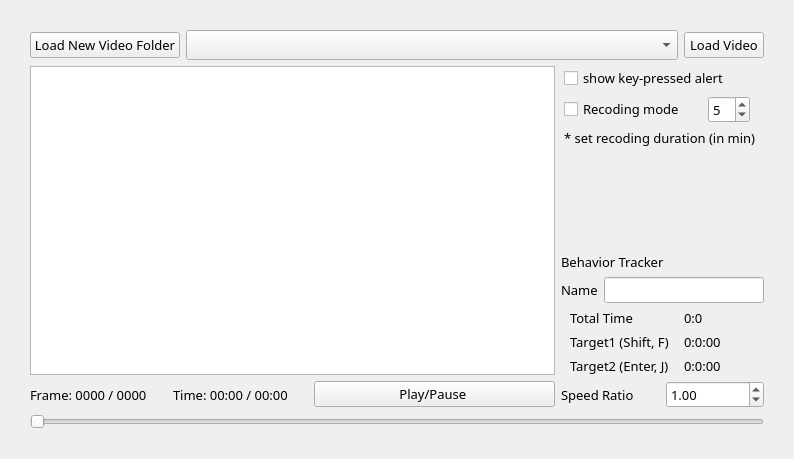
<?xml version="1.0" encoding="UTF-8"?>
<ui version="4.0">
 <class>VideoPlayer</class>
 <widget class="QDialog" name="VideoPlayer">
  <property name="geometry">
   <rect>
    <x>0</x>
    <y>0</y>
    <width>794</width>
    <height>459</height>
   </rect>
  </property>
  <property name="font">
   <font>
    <family>굴림</family>
    <pointsize>10</pointsize>
   </font>
  </property>
  <property name="contextMenuPolicy">
   <enum>Qt::NoContextMenu</enum>
  </property>
  <property name="windowTitle">
   <string>Manual Behavior Tracker</string>
  </property>
  <property name="sizeGripEnabled">
   <bool>false</bool>
  </property>
  <layout class="QGridLayout" name="gridLayout_5">
   <property name="leftMargin">
    <number>30</number>
   </property>
   <property name="topMargin">
    <number>30</number>
   </property>
   <property name="rightMargin">
    <number>30</number>
   </property>
   <property name="bottomMargin">
    <number>30</number>
   </property>
   <item row="0" column="0" colspan="2">
    <layout class="QHBoxLayout" name="horizontalLayout_2">
     <item>
      <widget class="QPushButton" name="loadfolbt">
       <property name="focusPolicy">
        <enum>Qt::NoFocus</enum>
       </property>
       <property name="text">
        <string>Load New Video Folder</string>
       </property>
      </widget>
     </item>
     <item>
      <widget class="QComboBox" name="listvideo">
       <property name="sizePolicy">
        <sizepolicy hsizetype="MinimumExpanding" vsizetype="Fixed">
         <horstretch>0</horstretch>
         <verstretch>0</verstretch>
        </sizepolicy>
       </property>
       <property name="font">
        <font>
         <family>굴림</family>
         <pointsize>11</pointsize>
        </font>
       </property>
       <property name="focusPolicy">
        <enum>Qt::NoFocus</enum>
       </property>
      </widget>
     </item>
     <item>
      <widget class="QPushButton" name="loadvidbt">
       <property name="focusPolicy">
        <enum>Qt::NoFocus</enum>
       </property>
       <property name="text">
        <string>Load Video</string>
       </property>
      </widget>
     </item>
    </layout>
   </item>
   <item row="1" column="0">
    <widget class="QGraphicsView" name="qgraphicsvideo">
     <property name="focusPolicy">
      <enum>Qt::WheelFocus</enum>
     </property>
    </widget>
   </item>
   <item row="1" column="1">
    <layout class="QGridLayout" name="gridLayout_3">
     <property name="leftMargin">
      <number>0</number>
     </property>
     <item row="0" column="0">
      <layout class="QGridLayout" name="gridLayout_2">
       <item row="0" column="0" colspan="2">
        <widget class="QCheckBox" name="alertcheck">
         <property name="sizePolicy">
          <sizepolicy hsizetype="Fixed" vsizetype="Fixed">
           <horstretch>0</horstretch>
           <verstretch>0</verstretch>
          </sizepolicy>
         </property>
         <property name="focusPolicy">
          <enum>Qt::NoFocus</enum>
         </property>
         <property name="text">
          <string>show key-pressed alert</string>
         </property>
        </widget>
       </item>
       <item row="1" column="0">
        <widget class="QCheckBox" name="recordcheck">
         <property name="sizePolicy">
          <sizepolicy hsizetype="Fixed" vsizetype="Fixed">
           <horstretch>0</horstretch>
           <verstretch>0</verstretch>
          </sizepolicy>
         </property>
         <property name="focusPolicy">
          <enum>Qt::NoFocus</enum>
         </property>
         <property name="text">
          <string>Recoding mode</string>
         </property>
        </widget>
       </item>
       <item row="1" column="1">
        <widget class="QSpinBox" name="minspin">
         <property name="sizePolicy">
          <sizepolicy hsizetype="Fixed" vsizetype="Fixed">
           <horstretch>0</horstretch>
           <verstretch>0</verstretch>
          </sizepolicy>
         </property>
         <property name="focusPolicy">
          <enum>Qt::NoFocus</enum>
         </property>
         <property name="minimum">
          <number>1</number>
         </property>
         <property name="maximum">
          <number>30</number>
         </property>
         <property name="value">
          <number>5</number>
         </property>
        </widget>
       </item>
       <item row="2" column="0" colspan="2">
        <widget class="QLabel" name="label_3">
         <property name="sizePolicy">
          <sizepolicy hsizetype="Fixed" vsizetype="Fixed">
           <horstretch>0</horstretch>
           <verstretch>0</verstretch>
          </sizepolicy>
         </property>
         <property name="text">
          <string>* set recoding duration (in min)</string>
         </property>
        </widget>
       </item>
      </layout>
     </item>
     <item row="1" column="0">
      <spacer name="verticalSpacer">
       <property name="orientation">
        <enum>Qt::Vertical</enum>
       </property>
       <property name="sizeHint" stdset="0">
        <size>
         <width>20</width>
         <height>40</height>
        </size>
       </property>
      </spacer>
     </item>
     <item row="2" column="0">
      <widget class="QLabel" name="label">
       <property name="sizePolicy">
        <sizepolicy hsizetype="Fixed" vsizetype="Fixed">
         <horstretch>0</horstretch>
         <verstretch>0</verstretch>
        </sizepolicy>
       </property>
       <property name="text">
        <string>Behavior Tracker</string>
       </property>
      </widget>
     </item>
     <item row="3" column="0">
      <layout class="QHBoxLayout" name="horizontalLayout">
       <item>
        <widget class="QLabel" name="label_2">
         <property name="sizePolicy">
          <sizepolicy hsizetype="Fixed" vsizetype="Fixed">
           <horstretch>0</horstretch>
           <verstretch>0</verstretch>
          </sizepolicy>
         </property>
         <property name="text">
          <string>Name</string>
         </property>
        </widget>
       </item>
       <item>
        <widget class="QLineEdit" name="behaviorname">
         <property name="sizePolicy">
          <sizepolicy hsizetype="Fixed" vsizetype="Fixed">
           <horstretch>0</horstretch>
           <verstretch>0</verstretch>
          </sizepolicy>
         </property>
         <property name="minimumSize">
          <size>
           <width>160</width>
           <height>0</height>
          </size>
         </property>
         <property name="focusPolicy">
          <enum>Qt::NoFocus</enum>
         </property>
        </widget>
       </item>
      </layout>
     </item>
     <item row="4" column="0">
      <layout class="QGridLayout" name="gridLayout">
       <property name="sizeConstraint">
        <enum>QLayout::SetMinAndMaxSize</enum>
       </property>
       <item row="0" column="0">
        <widget class="QLabel" name="totaltext">
         <property name="sizePolicy">
          <sizepolicy hsizetype="Fixed" vsizetype="Preferred">
           <horstretch>0</horstretch>
           <verstretch>0</verstretch>
          </sizepolicy>
         </property>
         <property name="text">
          <string>Total Time</string>
         </property>
        </widget>
       </item>
       <item row="0" column="1">
        <widget class="QLabel" name="totalnum">
         <property name="sizePolicy">
          <sizepolicy hsizetype="Fixed" vsizetype="Preferred">
           <horstretch>0</horstretch>
           <verstretch>0</verstretch>
          </sizepolicy>
         </property>
         <property name="minimumSize">
          <size>
           <width>60</width>
           <height>0</height>
          </size>
         </property>
         <property name="text">
          <string>0:0</string>
         </property>
        </widget>
       </item>
       <item row="1" column="0">
        <widget class="QLabel" name="tar1text">
         <property name="sizePolicy">
          <sizepolicy hsizetype="Fixed" vsizetype="Preferred">
           <horstretch>0</horstretch>
           <verstretch>0</verstretch>
          </sizepolicy>
         </property>
         <property name="text">
          <string>Target1 (Shift, F)</string>
         </property>
        </widget>
       </item>
       <item row="1" column="1">
        <widget class="QLabel" name="tar1num">
         <property name="sizePolicy">
          <sizepolicy hsizetype="Fixed" vsizetype="Preferred">
           <horstretch>0</horstretch>
           <verstretch>0</verstretch>
          </sizepolicy>
         </property>
         <property name="minimumSize">
          <size>
           <width>60</width>
           <height>0</height>
          </size>
         </property>
         <property name="text">
          <string>0:0:00</string>
         </property>
        </widget>
       </item>
       <item row="2" column="0">
        <widget class="QLabel" name="tar2text">
         <property name="sizePolicy">
          <sizepolicy hsizetype="Fixed" vsizetype="Preferred">
           <horstretch>0</horstretch>
           <verstretch>0</verstretch>
          </sizepolicy>
         </property>
         <property name="text">
          <string>Target2 (Enter, J)</string>
         </property>
        </widget>
       </item>
       <item row="2" column="1">
        <widget class="QLabel" name="tar2num">
         <property name="sizePolicy">
          <sizepolicy hsizetype="Fixed" vsizetype="Preferred">
           <horstretch>0</horstretch>
           <verstretch>0</verstretch>
          </sizepolicy>
         </property>
         <property name="minimumSize">
          <size>
           <width>70</width>
           <height>0</height>
          </size>
         </property>
         <property name="text">
          <string>0:0:00</string>
         </property>
        </widget>
       </item>
      </layout>
     </item>
    </layout>
   </item>
   <item row="2" column="0">
    <layout class="QHBoxLayout" name="horizontalLayout_3">
     <item>
      <widget class="QLabel" name="videoframelabel">
       <property name="text">
        <string>Frame: 0000 / 0000</string>
       </property>
      </widget>
     </item>
     <item>
      <spacer name="verticalSpacer_2">
       <property name="orientation">
        <enum>Qt::Vertical</enum>
       </property>
       <property name="sizeType">
        <enum>QSizePolicy::Ignored</enum>
       </property>
       <property name="sizeHint" stdset="0">
        <size>
         <width>20</width>
         <height>40</height>
        </size>
       </property>
      </spacer>
     </item>
     <item>
      <widget class="QLabel" name="videotimelabel">
       <property name="text">
        <string>Time: 00:00 / 00:00</string>
       </property>
      </widget>
     </item>
     <item>
      <spacer name="verticalSpacer_3">
       <property name="orientation">
        <enum>Qt::Vertical</enum>
       </property>
       <property name="sizeType">
        <enum>QSizePolicy::Ignored</enum>
       </property>
       <property name="sizeHint" stdset="0">
        <size>
         <width>20</width>
         <height>40</height>
        </size>
       </property>
      </spacer>
     </item>
     <item>
      <widget class="QPushButton" name="playbt">
       <property name="sizePolicy">
        <sizepolicy hsizetype="Expanding" vsizetype="Fixed">
         <horstretch>0</horstretch>
         <verstretch>0</verstretch>
        </sizepolicy>
       </property>
       <property name="minimumSize">
        <size>
         <width>150</width>
         <height>0</height>
        </size>
       </property>
       <property name="focusPolicy">
        <enum>Qt::NoFocus</enum>
       </property>
       <property name="text">
        <string>Play/Pause </string>
       </property>
      </widget>
     </item>
    </layout>
   </item>
   <item row="2" column="1">
    <layout class="QGridLayout" name="gridLayout_4">
     <item row="0" column="1">
      <widget class="QDoubleSpinBox" name="speedspin">
       <property name="focusPolicy">
        <enum>Qt::NoFocus</enum>
       </property>
       <property name="minimum">
        <double>0.200000000000000</double>
       </property>
       <property name="maximum">
        <double>2.000000000000000</double>
       </property>
       <property name="singleStep">
        <double>0.050000000000000</double>
       </property>
       <property name="value">
        <double>1.000000000000000</double>
       </property>
      </widget>
     </item>
     <item row="0" column="0">
      <widget class="QLabel" name="label_4">
       <property name="text">
        <string>Speed Ratio</string>
       </property>
      </widget>
     </item>
    </layout>
   </item>
   <item row="3" column="0" colspan="2">
    <widget class="QSlider" name="videoslider">
     <property name="focusPolicy">
      <enum>Qt::NoFocus</enum>
     </property>
     <property name="orientation">
      <enum>Qt::Horizontal</enum>
     </property>
    </widget>
   </item>
  </layout>
  <zorder>videoslider</zorder>
  <zorder>qgraphicsvideo</zorder>
  <zorder></zorder>
 </widget>
 <resources/>
 <connections/>
</ui>
